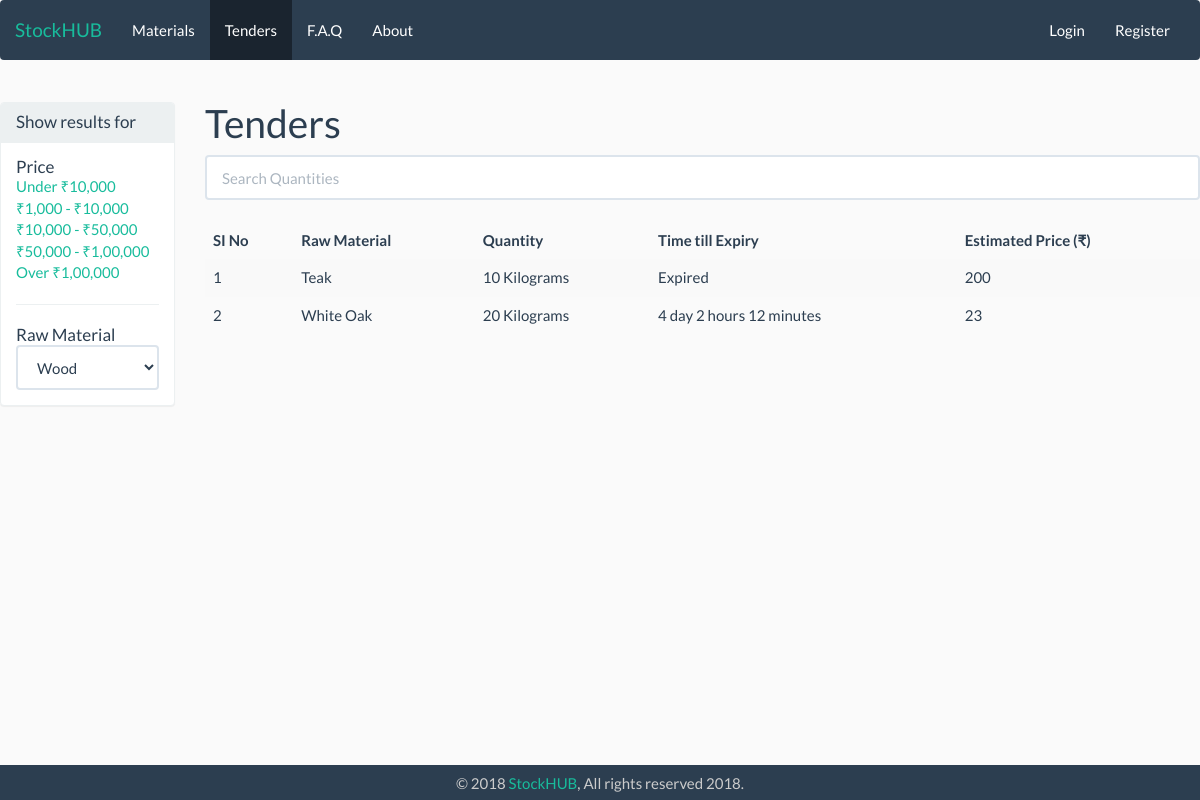
Before: /index.php/tenders with the older database file.
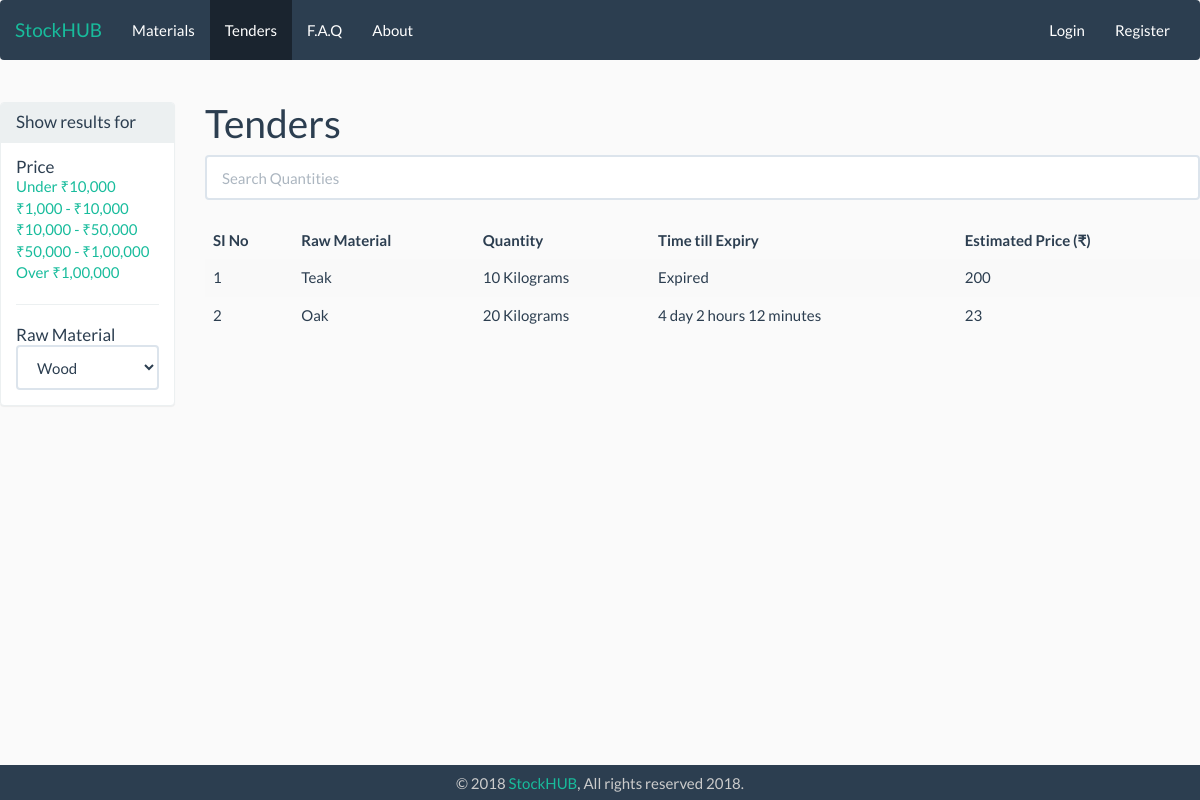
After: the same page with the newer database file.
### tables this page shows
CREATE TABLE `tender` (
  `tender_id` int(11) NOT NULL,
  `m_id` int(11) NOT NULL,
  `raw_material_id` int(11) NOT NULL,
  `tender_quantity` int(11) NOT NULL,
  `tender_quantity_unit` varchar(15) NOT NULL,
  `date_of_submission` date NOT NULL,
  `time_submission` time NOT NULL,
  `date_expire` date NOT NULL,
  `time_expire` time NOT NULL,
  `delivery_location` int(11) NOT NULL,
  `estimated_price` int(9) NOT NULL,
  `extra_info` text
);

CREATE TABLE `raw_material` (
  `raw_material_id` int(11) NOT NULL,
  `rm_name` varchar(255) NOT NULL,
  `material_subcat_id` int(255) NOT NULL,
  `rm_slug` varchar(255) NOT NULL,
  `rm_pic` varchar(255) NOT NULL,
  `rm_desc` text NOT NULL,
  `rm_created_at` timestamp NOT NULL DEFAULT CURRENT_TIMESTAMP ON UPDATE CURRENT_TIMESTAMP
);

### application/controllers/Tenders.php (called while the page is built, shortened)
<?php
	class Tenders extends CI_Controller{
		public function index(){
            $data['title'] = 'Tenders';
            $data['tenders'] = $this->tender_model->get_tenders();
            $this->load->view('templates/header', $data);
            $this->load->view('tenders/index', $data);
            $this->load->view('templates/footer');
        }
	}

### index.php (called while the page is built, shortened)
<?php
require_once BASEPATH.'core/CodeIgniter.php';

### application/models/Tender_model.php (called while the page is built, shortened)
<?php
	class  Tender_model extends CI_Model{
        public function get_tenders($id = FALSE){
			$this->db->join('raw_material','raw_material.raw_material_id = tender.raw_material_id');
			if($id === FALSE){
				$query = $this->db->get('tender');
				return $query->result_array();
			}
			$this->db->join('manufacturers','manufacturers.m_id = tender.m_id');
			$this->db->join('material_subcat','material_subcat.subcat_id = raw_material.material_subcat_id');
			$query = $this->db->get_where('tender', array('tender_id' => $id));
			return $query->row_array();
		}
	}

### application/views/tenders/index.php (the view, shortened to what this page needs)
<div class="row">
    <div class="col-md-2">
        <div class="panel panel-default">
            <div class="panel-heading">
                <h3 class="panel-title">Show results for</h3>
            </div>
            <div class="panel-body">
                    <h3 class="panel-title">Price</h3>
                        <li class="list-unstyled"><a href="#">Under ₹10,000</a></li>
                        <li class="list-unstyled"><a href="#">₹1,000 - ₹10,000</a></li>
                        <li class="list-unstyled"><a href="#">₹10,000 - ₹50,000</a></li>
                        <li class="list-unstyled"><a href="#">₹50,000 - ₹1,00,000</a></li>
                        <li class="list-unstyled"><a href="#">Over ₹1,00,000</a></li>
                    <hr>
                    <h3 class="panel-title">Raw Material</h3>
                        <select class="form-control" id="sel1" name="tender_quantity_unit">
                            <option value="wood">Wood</option>
                        </select>
        </div>
        </div>
    </div>
    <div class="col-md-10">
        <h1><?= $title ?></h1>
        <input class="form-control" id="tenderSearchInput" type="text" placeholder="Search" >
        <br>
        <table class="table table-striped table-hover " id="tenderSearchTable">
            <thead>
                <tr>
                    <th>SI No</th>
                    <th onclick="sortTable(0)" >Raw Material</th>
                    <th onclick="sortTable(1)" >Quantity</th>
                    <th onclick="sortTable(2)" >Time till Expiry</th>
                    <th onclick="sortTable(3)" >Estimated Price (₹)</th>
                </tr>
            </thead>
            <tbody id="tenderSearchTableBody">
                <?php $i = 1; ?>
                <?php foreach($tenders as $tender): ?>
                        <tr>
                            <td> <a href="<?php echo base_url(); ?>tenders/view/<?php echo($tender['tender_id']); ?>"></a> <?php echo($i++);?></td>
                            <td><?php echo ($tender['rm_name']);?></td>
                            <td><?php echo ($tender['tender_quantity']." ".$tender['tender_quantity_unit']);?> </td>
                            <td>
                            <?php
                                $expdate = $tender['date_expire'];
                                $exptime = $tender['time_expire'];
                                $exp = date('Y-m-d H:i:s', strtotime("$expdate $exptime "));
                                $datetime1 = new DateTime();
                                $datetime2 = new DateTime($exp);
                                if ( $datetime1 >  $datetime2){
                                    echo("Expired");
                                }
                                else{
                                    $interval = $datetime1->diff($datetime2);
                                echo $interval->format('%d day %h hours %i minutes');
                                }
                            ?>
                            </td>
                            <td><?php echo ($tender['estimated_price']);?></td>
                        </tr>
                <?php endforeach; ?>
            </tbody>
        </table>
    </div>
</div>

Changed rows visible on the page:
changed through a linked row, tender: raw_material.rm_name "White Oak" → "Oak"
